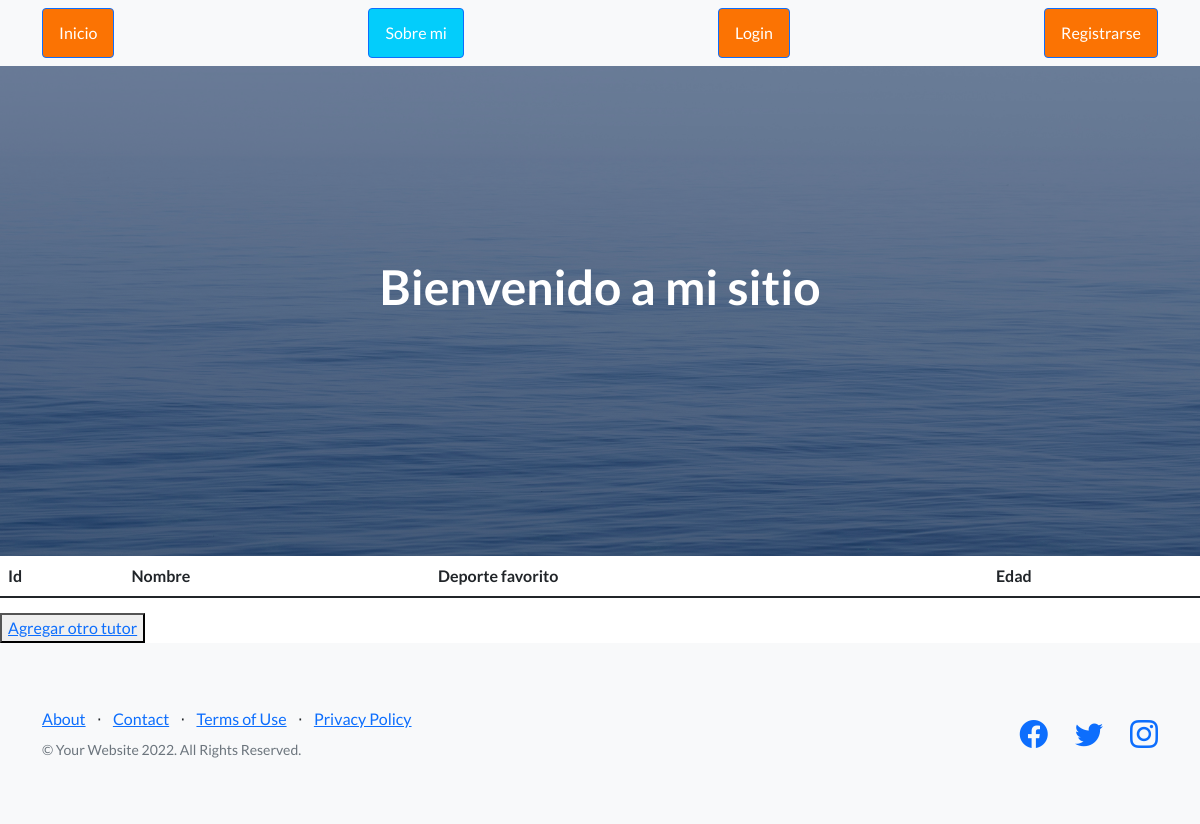
Before: /Axel_app/lista_tutores with the older database file.
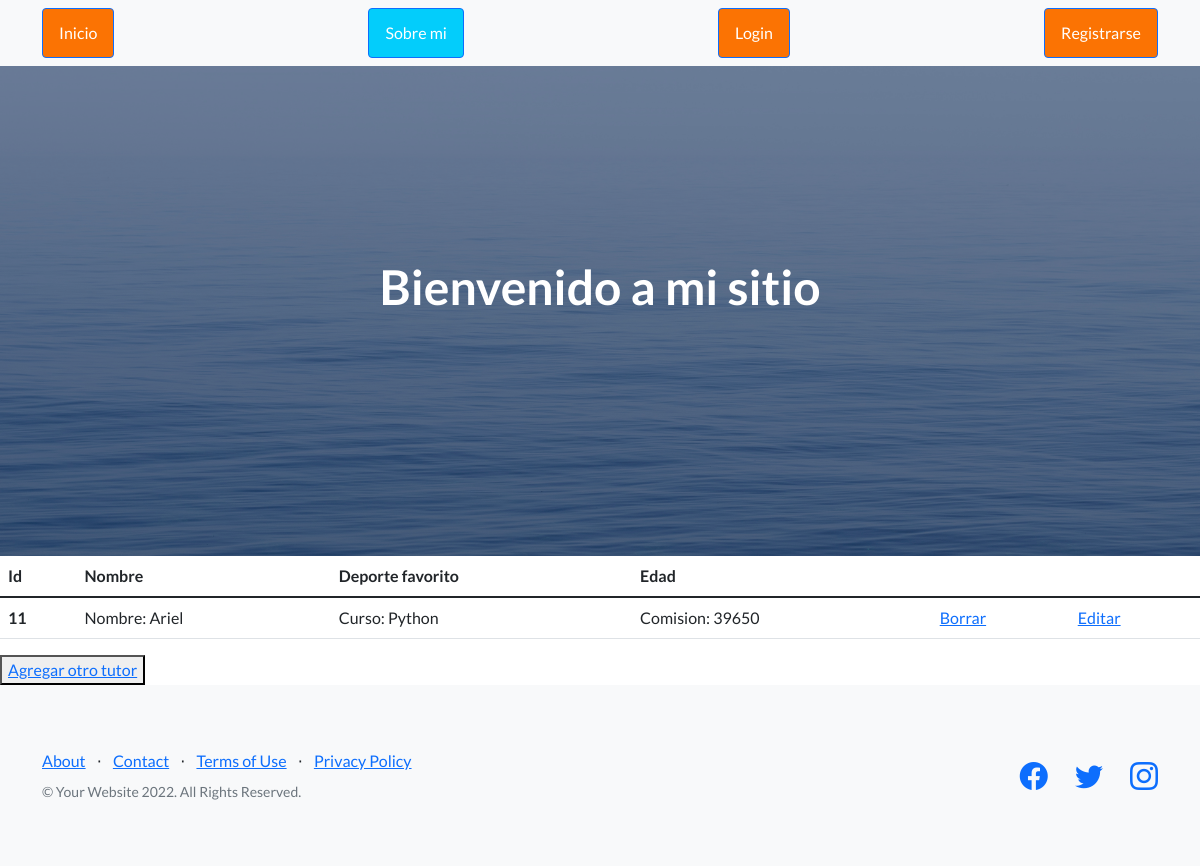
After: the same page with the newer database file.
### Axel_app/models.py (models this page shows, shortened)
class Tutores(models.Model):
    nombre = models.CharField(max_length=30)
    curso = models.CharField(max_length=30)
    comision = models.IntegerField()

### Axel_app/views.py (the view)
# urls.py: path("lista_tutores", views.lista_tutores, name='tutores'),
def lista_tutores(request):
    lista_tutores = Tutores.objects.all()
    avatares = Avatar.objects.filter(user=request.user.id)
    if avatares:
        datos_dicc = {"datos":lista_tutores, "url":avatares[0].imagen.url}
    else:
        default = '/static/Axel_app/images/standard_profile.jpg'
        datos_dicc = {"datos":lista_tutores, "url":default}
    return render(request, "plantilla_tutores.html", datos_dicc)

### Axel_app/templates/plantilla_tutores.html (shortened to what this page needs)
{% extends "padre.html" %}
{% load static %}
{% block contenido %}
<main>
    <table class="table">
        <thead>
          <tr>
            <th scope="col">Id</th>
            <th scope="col">Nombre</th>
            <th scope="col">Deporte favorito</th>
            <th scope="col">Edad</th>
          </tr>
        </thead>
        <tbody>
            <tr>
                {% for n in datos %}
                <th scope="row">{{n.id}}</td>
                <td>Nombre: {{n.nombre}} </td>
                <td>Curso: {{n.curso}} </td>
                <td>Comision: {{n.comision}} </td>
                <td><a href="{% url 'borrar_tutor' n.id %}">Borrar</a></td>
                <td><a href="{% url 'editar_tutor' n.id %}">Editar</a></td>
            </tr>
            {% endfor %}
        </tbody>
      </table>
    <button>
        <a href="alta_tutores">Agregar otro tutor</a>
    </button>
</main>
{% endblock %}

Changed rows visible on the page:
added Tutores: id "11", nombre "Ariel", curso "Python", comision "39650"
